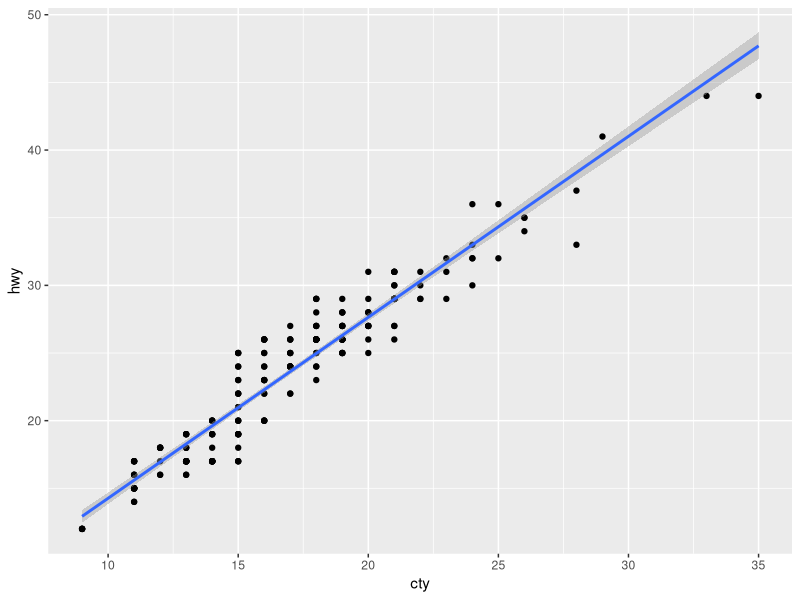
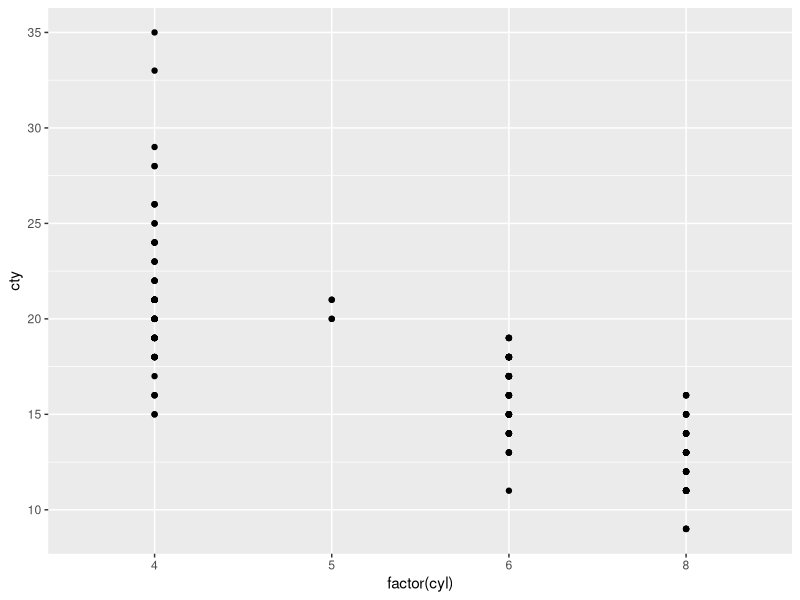

Here is the R script that generated these plots, in order:
## ---- chunk 1
library(ggplot2)
library(dplyr)
## ---- chunk 2
mpg
## ---- chunk 3
summary(mpg)
## ---- chunk 4
p <- ggplot(data = mpg) # first add data
p <- p + aes(x = cty, y = hwy) # add aesthetics
p <- p + geom_point() # add geom
p <- p + stat_smooth(method = "lm") # add statistical summary
p # display plot
## ---- chunk 5
mpg %>% ggplot(aes(x = factor(cyl), y = cty)) + geom_point()
